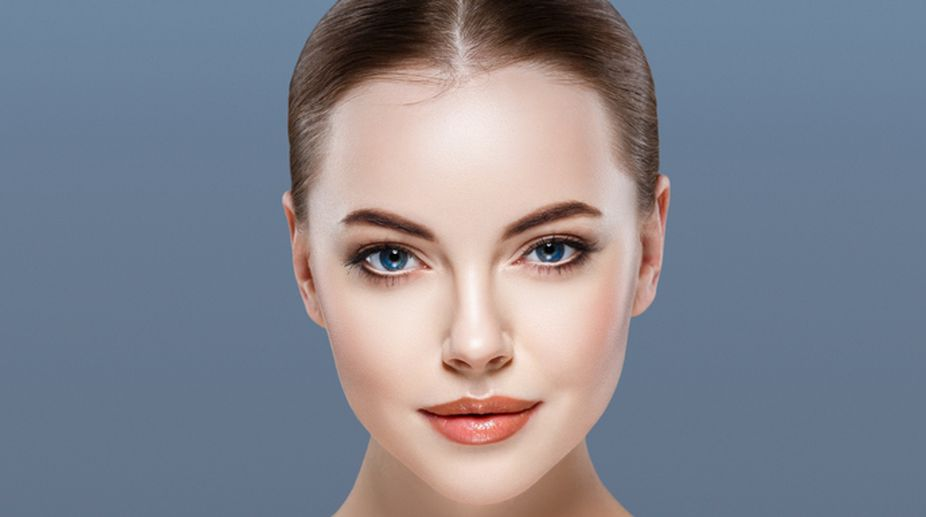
#> input picture face.jpg, 926 x 517 px
$ python put_mask.py
#> lines starting #> are read from the running program, lines starting #| are printed output that depends on the picture; after the words box and inside, x2 and y2 are one past the last pixel; in counts of white or black regions, pixels touching at a corner belong together
import cv2
import numpy as np

img1 = cv2.imread('face.jpg')          #name of the image of the person's face
#> img1 is the input picture: shape (517, 926, 3); mean B, G, R 142.4, 131.9, 130
img2 = cv2.imread('mask.png')       #.png image of the mask with black background.
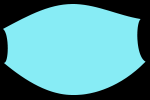
#> input picture mask.png, 150 x 100 px
#> img2 is the input picture: shape (100, 150, 3); mean B, G, R 160.2, 154.4, 88.3


face_cascade = cv2.CascadeClassifier('haarcascade_frontalface_default.xml')
face = face_cascade.detectMultiScale(img1,1.1,3)
#> face = [[277, 101, 394, 394]]

lowerFace = [[face[0][0] , face[0][1] + (face[0][3])//2, face[0][2], (face[0][3])//2 ]]
#> lowerFace = [[277, 298, 394, 197]]

a,b,c,d = (lowerFace[0][0])+10, (lowerFace[0][1]), (lowerFace[0][2])-20, (lowerFace[0][3])+20
#> a = 287; b = 298; c = 374; d = 217

img2 = cv2.resize(img2,(c,d))
#> img2: shape (217, 374, 3)

# I want to put mask on lower-half of the face, So I create a Region of Interest (ROI)

croped_img1 = img1[b:b+d, a:a+c]
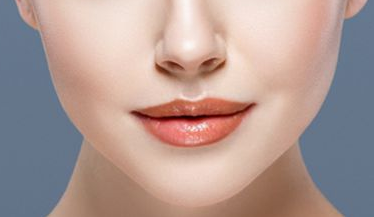
#> croped_img1: shape (217, 374, 3); mean B, G, R 148.5, 153.8, 176.2

rows,cols,channels = img2.shape
#> rows = 217; cols = 374; channels = 3
roi = croped_img1[0:rows, 0:cols ]


# Now create a mask of the Mask and create its inverse mask also
img2gray = cv2.cvtColor(img2,cv2.COLOR_BGR2GRAY)
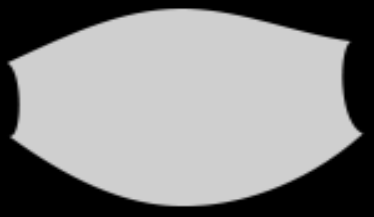
#> img2gray: shape (217, 374); min 0, max 207, mean 135.4
ret, mask = cv2.threshold(img2gray, 10, 255, cv2.THRESH_BINARY)
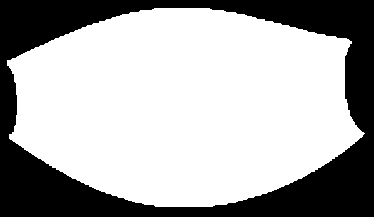
#> mask: shape (217, 374); 67.5% white; 1 black region, box (x1, y1, x2, y2) and area: (0, 0, 374, 217) 26389
mask_inv = cv2.bitwise_not(mask)


# Now black-out the area of Mask in ROI
img1_bg = cv2.bitwise_and(roi,roi,mask = mask_inv)
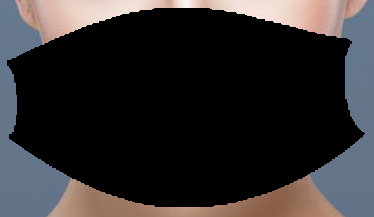
#> img1_bg: shape (217, 374, 3); mean B, G, R 46.1, 45, 47.5

# Take only region of Mask from mask image.
img2_fg = cv2.bitwise_and(img2,img2,mask = mask)

# Put mask in ROI and modify the main image
dst = cv2.add(img1_bg,img2_fg)
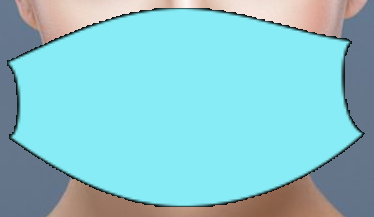
#> dst: shape (217, 374, 3); mean B, G, R 206.3, 199.3, 135.8
croped_img1[0:rows, 0:cols] = dst

cv2.imshow('Image',img1)
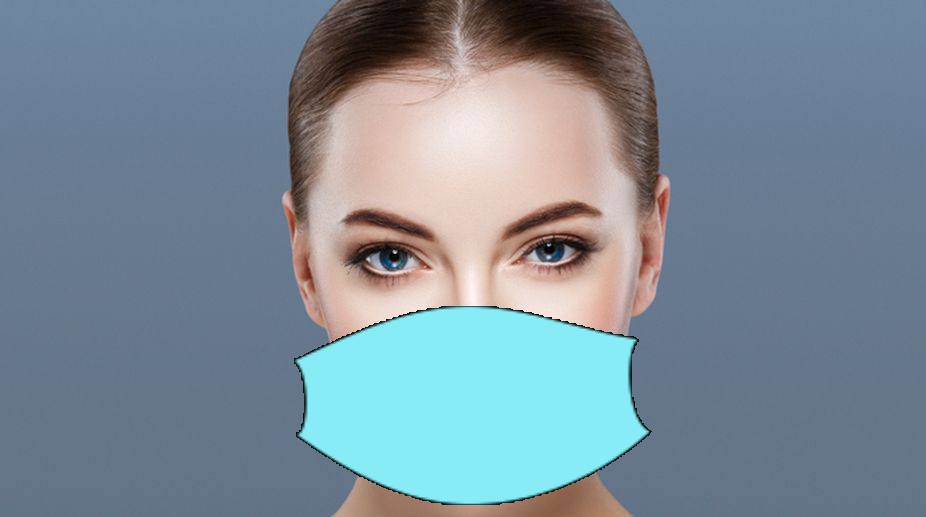
#> window 'Image': shape (517, 926, 3); mean B, G, R 152.2, 139.6, 123.2
cv2.waitKey(0)

cv2.destroyAllWindows()
